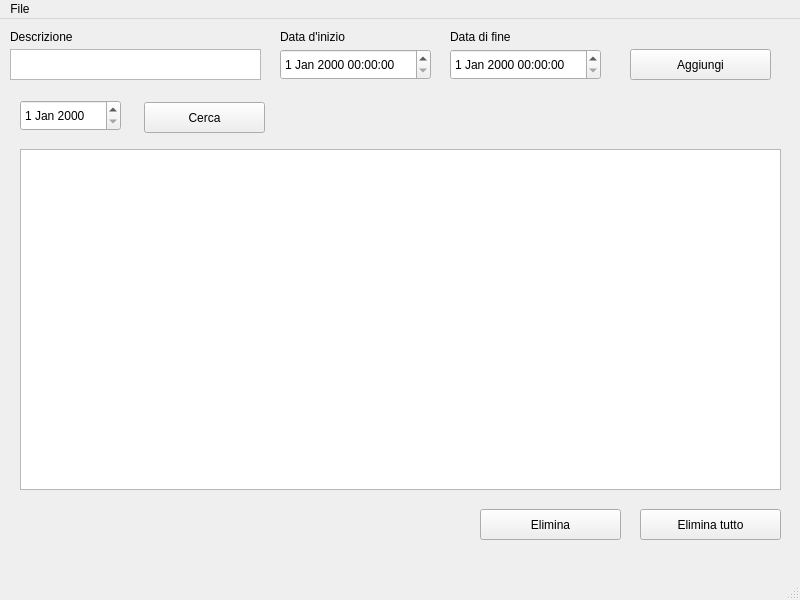
<?xml version="1.0" encoding="UTF-8"?>
<ui version="4.0">
 <class>MainWindow</class>
 <widget class="QMainWindow" name="MainWindow">
  <property name="geometry">
   <rect>
    <x>0</x>
    <y>0</y>
    <width>800</width>
    <height>600</height>
   </rect>
  </property>
  <property name="windowTitle">
   <string>MainWindow</string>
  </property>
  <widget class="QWidget" name="centralwidget">
   <widget class="QTextEdit" name="textEdit">
    <property name="geometry">
     <rect>
      <x>10</x>
      <y>30</y>
      <width>251</width>
      <height>31</height>
     </rect>
    </property>
   </widget>
   <widget class="QDateTimeEdit" name="dateTimeEdit">
    <property name="geometry">
     <rect>
      <x>280</x>
      <y>30</y>
      <width>151</width>
      <height>31</height>
     </rect>
    </property>
   </widget>
   <widget class="QDateTimeEdit" name="dateTimeEdit_2">
    <property name="geometry">
     <rect>
      <x>450</x>
      <y>30</y>
      <width>151</width>
      <height>31</height>
     </rect>
    </property>
   </widget>
   <widget class="QLabel" name="label">
    <property name="geometry">
     <rect>
      <x>280</x>
      <y>10</y>
      <width>101</width>
      <height>16</height>
     </rect>
    </property>
    <property name="text">
     <string>Data d'inizio</string>
    </property>
   </widget>
   <widget class="QLabel" name="label_2">
    <property name="geometry">
     <rect>
      <x>450</x>
      <y>10</y>
      <width>101</width>
      <height>16</height>
     </rect>
    </property>
    <property name="text">
     <string>Data di fine</string>
    </property>
   </widget>
   <widget class="QPushButton" name="pushButton">
    <property name="geometry">
     <rect>
      <x>630</x>
      <y>30</y>
      <width>141</width>
      <height>31</height>
     </rect>
    </property>
    <property name="text">
     <string>Aggiungi</string>
    </property>
   </widget>
   <widget class="QLabel" name="label_3">
    <property name="geometry">
     <rect>
      <x>10</x>
      <y>10</y>
      <width>101</width>
      <height>16</height>
     </rect>
    </property>
    <property name="text">
     <string>Descrizione</string>
    </property>
   </widget>
   <widget class="QListWidget" name="listWidget">
    <property name="geometry">
     <rect>
      <x>20</x>
      <y>130</y>
      <width>761</width>
      <height>341</height>
     </rect>
    </property>
    <item>
     <property name="text">
      <string/>
     </property>
    </item>
   </widget>
   <widget class="QPushButton" name="pushButton_2">
    <property name="geometry">
     <rect>
      <x>640</x>
      <y>490</y>
      <width>141</width>
      <height>31</height>
     </rect>
    </property>
    <property name="text">
     <string>Elimina tutto</string>
    </property>
   </widget>
   <widget class="QPushButton" name="pushButton_3">
    <property name="geometry">
     <rect>
      <x>480</x>
      <y>490</y>
      <width>141</width>
      <height>31</height>
     </rect>
    </property>
    <property name="text">
     <string>Elimina</string>
    </property>
   </widget>
   <widget class="QDateEdit" name="dateEdit">
    <property name="geometry">
     <rect>
      <x>20</x>
      <y>81</y>
      <width>101</width>
      <height>31</height>
     </rect>
    </property>
   </widget>
   <widget class="QPushButton" name="pushButton_4">
    <property name="geometry">
     <rect>
      <x>144</x>
      <y>83</y>
      <width>121</width>
      <height>31</height>
     </rect>
    </property>
    <property name="text">
     <string>Cerca</string>
    </property>
   </widget>
  </widget>
  <widget class="QMenuBar" name="menubar">
   <property name="geometry">
    <rect>
     <x>0</x>
     <y>0</y>
     <width>800</width>
     <height>22</height>
    </rect>
   </property>
   <widget class="QMenu" name="menuFile">
    <property name="title">
     <string>File</string>
    </property>
   </widget>
   <addaction name="menuFile"/>
  </widget>
  <widget class="QStatusBar" name="statusbar"/>
 </widget>
 <resources/>
 <connections/>
</ui>
